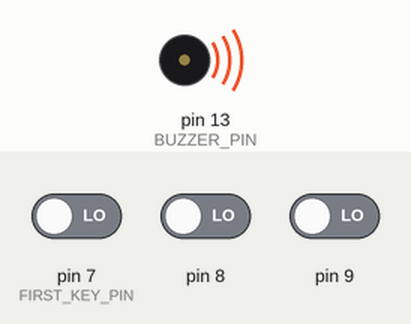
This sketch was run on a simulated Arduino Uno, built with avr-gcc and run on an emulated ATmega328P. Shown: buzzer (waves = sounding). The inputs (shaded band) are chosen by the test bench; at power-on: pin 7 (FIRST_KEY_PIN) LOW, pin 8 LOW, pin 9 LOW.

Above: at 1.2 s.
1.3 s: pin 7 (FIRST_KEY_PIN) driven HIGH and pin 8 driven HIGH and pin 9 driven HIGH
2.8 s: pin 7 (FIRST_KEY_PIN) driven LOW
At 3.2 s:
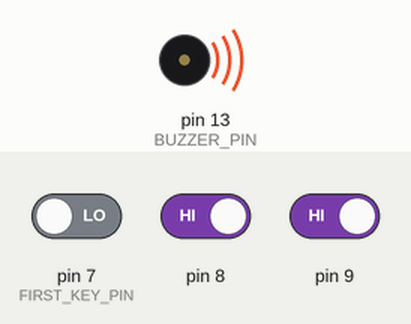
4.3 s: pin 7 (FIRST_KEY_PIN) driven HIGH
At 5.1 s:
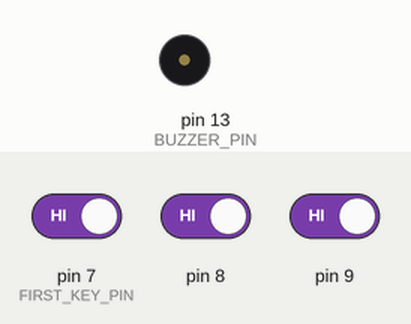
Timing chart, 0 to 7.3 s (numbered marks = the images above; inputs shaded):
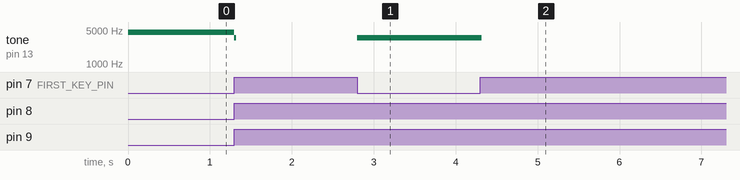

Measured:
- after the input at 2.8 s, tone on pin 13 (BUZZER_PIN): silent → 3500 Hz at once
- after the input at 4.3 s, tone on pin 13 (BUZZER_PIN): 3500 Hz → silent at once

The sketch:

8_nasty_piano.ino
```cpp
#define BUZZER_PIN 13
#define FIRST_KEY_PIN 7
#define KEY_COUNT 3

void setup() {
  pinMode(BUZZER_PIN, OUTPUT);
}

void loop() {
  for (int i = 0; i < KEY_COUNT; ++i) {
    int keyPin = i + FIRST_KEY_PIN;
    bool keyUp = digitalRead(keyPin);

    if (!keyUp) {
      int frequency = 3500 + i * 500;
      tone(BUZZER_PIN, frequency, 20);
    }
  }
}
```
